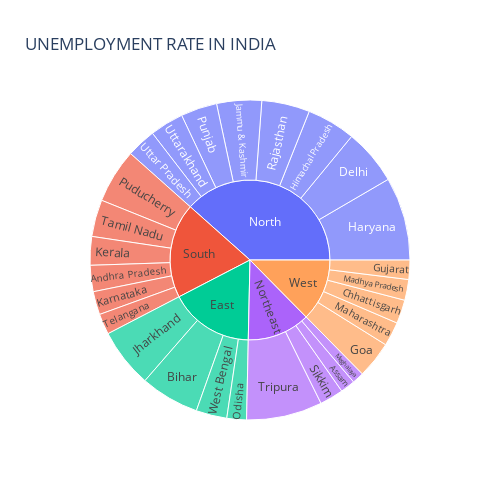

This figure's notebook cell:
### Code cell
#Importing the library 
import plotly.express as px
Unemployment= df[["Region", "States", ' Estimated Unemployment Rate (%)']]
figure= px.sunburst(Unemployment, path=["Region","States" ],values=' Estimated Unemployment Rate (%)',width=500, height=500, color_continuous_scale="Rdy1Gn",title="UNEMPLOYMENT RATE IN INDIA")
figure.show()

### Figure 1 — Plotly figure (JSON) as saved in the notebook; plotly's stock layout.template omitted (floating-point values rounded to 4 significant figures)
{"data": [{"branchvalues": "total", "domain": {"x": [0, 1], "y": [0, 1]}, "hovertemplate": "labels=%{label}<br> Estimated Unemployment Rate (%)=%{value}<br>parent=%{parent}<br>id=%{id}<extra></extra>", "ids": ["South/Andhra Pradesh", "Northeast/Assam", "East/Bihar", "West/Chhattisgarh", "North/Delhi", "West/Goa", "West/Gujarat", "North/Haryana", "North/Himachal Pradesh", "North/Jammu & Kashmir", "East/Jharkhand", "South/Karnataka", "South/Kerala", "West/Madhya Pradesh", "West/Maharashtra", "Northeast/Meghalaya", "East/Odisha", "South/Puducherry", "North/Punjab", "North/Rajasthan", "Northeast/Sikkim", "South/Tamil Nadu", "South/Telangana", "Northeast/Tripura", "North/Uttar Pradesh", "North/Uttarakhand", "East/West Bengal", "East", "North", "Northeast", "South", "West"], "labels": ["Andhra Pradesh", "Assam", "Bihar", "Chhattisgarh", "Delhi", "Goa", "Gujarat", "Haryana", "Himachal Pradesh", "Jammu & Kashmir", "Jharkhand", "Karnataka", "Kerala", "Madhya Pradesh", "Maharashtra", "Meghalaya", "Odisha", "Puducherry", "Punjab", "Rajasthan", "Sikkim", "Tamil Nadu", "Telangana", "Tripura", "Uttar Pradesh", "Uttarakhand", "West Bengal", "East", "North", "Northeast", "South", "West"], "name": "", "parents": ["South", "Northeast", "East", "West", "North", "West", "West", "North", "North", "North", "East", "South", "South", "West", "West", "Northeast", "East", "South", "North", "North", "Northeast", "South", "South", "Northeast", "North", "North", "East", "", "", "", "", ""], "type": "sunburst", "values": [86.64, 48.56, 194.7, 78.19, 184.1, 121.7, 63.76, 274.8, 160.7, 148.3, 195.4, 76.68, 94.34, 68.54, 79.79, 38.66, 64.62, 179.4, 119.8, 158.7, 78.34, 121.9, 68.33, 250.6, 97.37, 111.6, 101.9, 556.6, 1255.0, 416.1, 627.3, 411.9]}], "layout": {"height": 500, "legend": {"tracegroupgap": 0}, "title": {"text": "UNEMPLOYMENT RATE IN INDIA"}, "width": 500}}
